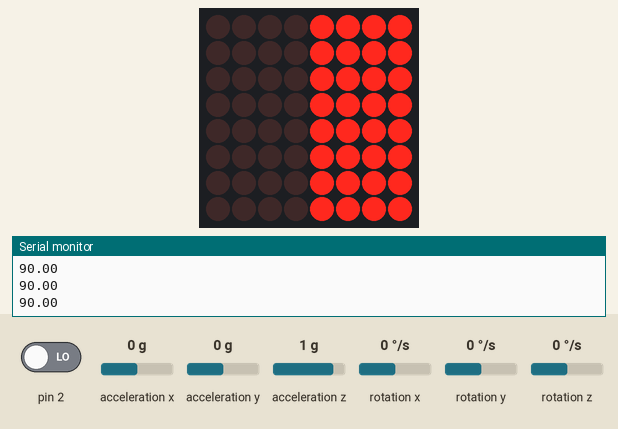
Simulated run of this sketch. Board: Arduino Uno, built with avr-gcc and run on an emulated ATmega328P. Shown: 8×8 LED matrix, the last lines printed to the serial monitor. Inputs (shaded band) come from the test bench; at power-on: acceleration y 0 g, acceleration z 1 g, pin 2 LOW, acceleration x 0 g, rotation x 0 °/s, rotation y 0 °/s, rotation z 0 °/s. The sensor or clock chip raises its interrupt line as the real part does.

Above: at 1.7 s.
1.8 s: acceleration y set to -1.4 g
At 2.6 s:
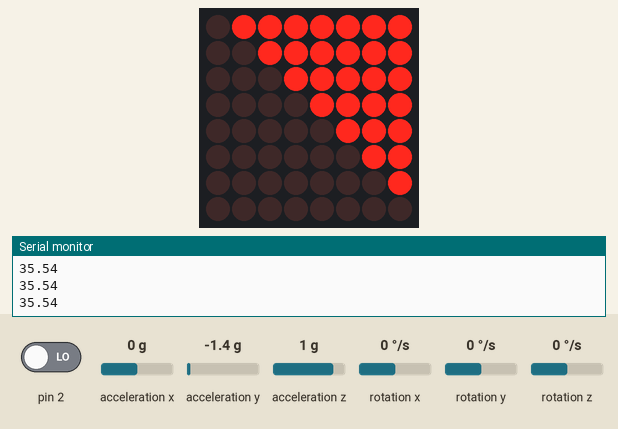
3.3 s: acceleration z set to -1.4 g
At 3.6 s:
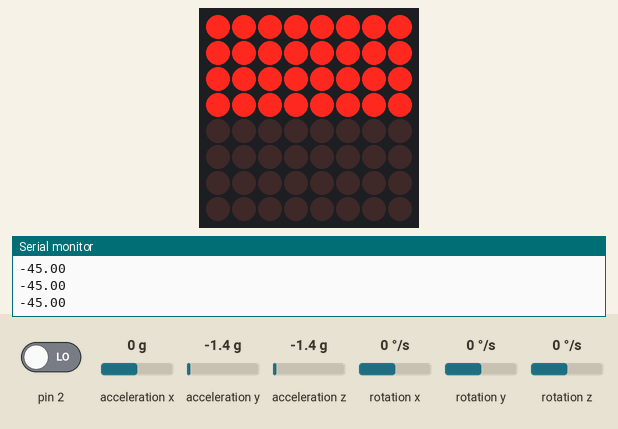
4.8 s: acceleration y set to -0.1 g
6.3 s: acceleration y set to 0.2 g
At 7.1 s:
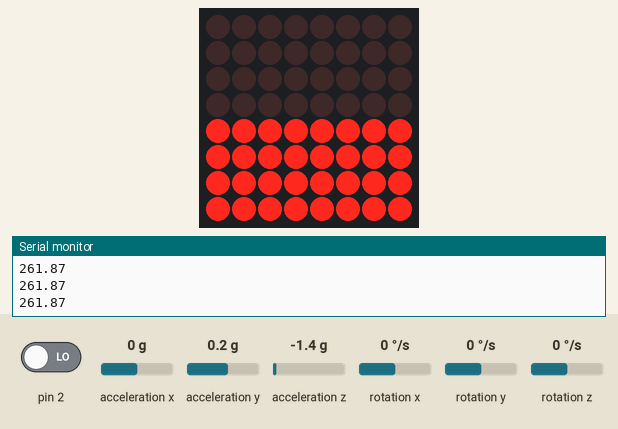
7.8 s: acceleration z set to 0.8 g
At 8.2 s:
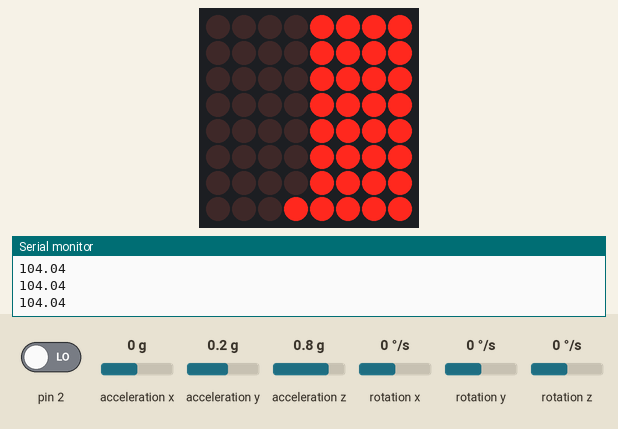
9.3 s: acceleration y set to 0.8 g
At 10.3 s:
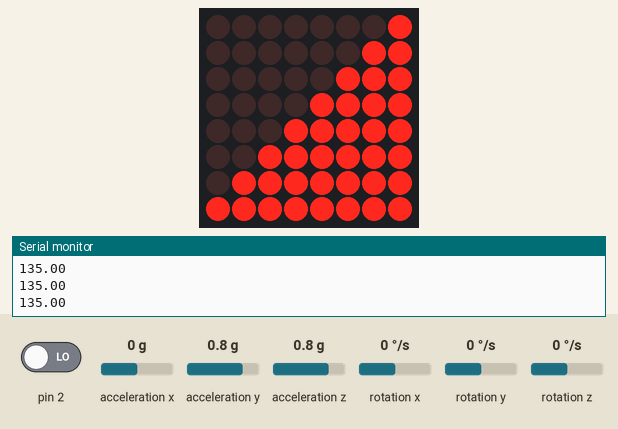
Timing chart, 0 to 11.8 s (numbered marks = the images above; inputs shaded):
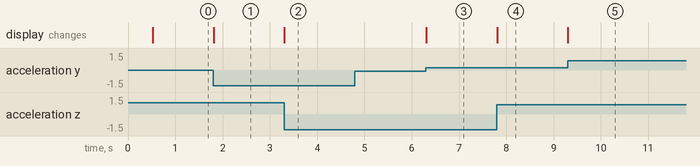

The sketch:

led_matrix_particle.ino
```cpp
/* Dot Matrix Droplets
   by Roland Pelayo

   Requires: MPU6050 library by Jeff Rowberg
             LEDMatrixDriver library by Bartosz Bielawski

   Tutorial: https://www.teachmemicro.com/led-dot-matrix-droplets

   v1.0 - June 18, 2020
        - Initial Commit
        - ToDo: add gravity/momentum for smoother movements
*/

#include "I2Cdev.h"
#include "MPU6050_6Axis_MotionApps20.h"
#include <LEDMatrixDriver.hpp>

#if I2CDEV_IMPLEMENTATION == I2CDEV_ARDUINO_WIRE
  #include "Wire.h"
#endif

//initiate mpu object
MPU6050 mpu;

const uint8_t LEDMATRIX_CS_PIN = 9;
const int LEDMATRIX_SEGMENTS = 1;
const int LEDMATRIX_WIDTH    = LEDMATRIX_SEGMENTS * 8;
// The LEDMatrixDriver class instance
LEDMatrixDriver lmd(LEDMATRIX_SEGMENTS, LEDMATRIX_CS_PIN);

// MPU control/status vars
bool dmpReady = false; // set true if DMP init was successful
uint8_t mpuIntStatus; // holds actual interrupt status byte from MPU
uint8_t devStatus; // return status after each device operation (0 = success, !0 = error)
uint16_t packetSize; // expected DMP packet size (default is 42 bytes)
uint16_t fifoCount; // count of all bytes currently in FIFO
uint8_t fifoBuffer[64]; // FIFO storage buffer

// orientation/motion vars
Quaternion q; // [w, x, y, z] quaternion container
VectorFloat gravity; // [x, y, z] gravity vector
float ypr[3]; // [yaw, pitch, roll] yaw/pitch/roll container and gravity vector
float yaw, pitch, roll;
int count = 0;
volatile bool mpuInterrupt = false; // indicates whether MPU interrupt pin has gone high

int past_angle;

void dmpDataReady()
{
  mpuInterrupt = true;
}

void setup()
{
// join I2C bus (I2Cdev library doesn't do this automatically)
#if I2CDEV_IMPLEMENTATION == I2CDEV_ARDUINO_WIRE
  Wire.begin();
  TWBR = 24; // 400kHz I2C clock (200kHz if CPU is 8MHz)
#elif I2CDEV_IMPLEMENTATION == I2CDEV_BUILTIN_FASTWIRE
  Fastwire::setup(400, true);
#endif

mpu.initialize();
Serial.begin(9600);
devStatus = mpu.dmpInitialize();


// supply your own gyro offsets here, scaled for min sensitivity
mpu.setXGyroOffset(220);
mpu.setYGyroOffset(76);
mpu.setZGyroOffset(-85);
mpu.setZAccelOffset(1788); // 1688 factory default for my test chip

// make sure it worked (returns 0 if so)
  if (devStatus == 0)
  {
    // turn on the DMP, now that it's ready
    mpu.setDMPEnabled(true);

    // enable Arduino interrupt detection
    attachInterrupt(0, dmpDataReady, RISING);
    mpuIntStatus = mpu.getIntStatus();

    // set our DMP Ready flag so the main loop() function knows it's okay to use it
    dmpReady = true;

    // get expected DMP packet size for later comparison
    packetSize = mpu.dmpGetFIFOPacketSize();

  }
  else
  {
    // ERROR!
    // 1 = initial memory load failed
    // 2 = DMP configuration updates failed
    // (if it's going to break, usually the code will be 1)
    Serial.print(F("DMP Initialization failed (code "));
    Serial.print(devStatus);
    Serial.println(F(")"));
  }

    // init the display
  lmd.setEnabled(true);
  lmd.setIntensity(2);   // 0 = low, 10 = hig
}


void loop()
{
  // if programming failed, don't try to do anything
  if (!dmpReady) return;

  // wait for MPU interrupt or extra packet(s) available
  while (!mpuInterrupt && fifoCount < packetSize);

  // reset interrupt flag and get INT_STATUS byte
  mpuInterrupt = false;
  mpuIntStatus = mpu.getIntStatus();

  // get current FIFO count
  fifoCount = mpu.getFIFOCount();

  // check for overflow (this should never happen unless our code is too inefficient)
  if ((mpuIntStatus & 0x10) || fifoCount == 1024)
  {
    // reset so we can continue cleanly
    mpu.resetFIFO();
    Serial.println(F("FIFO overflow!"));

  // otherwise, check for DMP data ready interrupt (this should happen frequently)
  }
  else if (mpuIntStatus & 0x02)
  {
    // wait for correct available data length, should be a VERY short wait
    while (fifoCount < packetSize) fifoCount = mpu.getFIFOCount();
    // read a packet from FIFO
    mpu.getFIFOBytes(fifoBuffer, packetSize);
    // track FIFO count here in case there is > 1 packet available
    // (this lets us immediately read more without waiting for an interrupt)
    fifoCount -= packetSize;

    mpu.dmpGetQuaternion(&q, fifoBuffer);
    mpu.dmpGetGravity(&gravity, &q);
    mpu.dmpGetYawPitchRoll(ypr, &q, &gravity);
    roll = (ypr[2] * 180/M_PI);


  }
  //array variables as dot containers
  int u[8][2];
  int v[8][2];
  int m[8],n[8];
  int p[8],q[8];
  //fill initial dot sprite (horizontal line)
  for(int i=0;i<8;i++){
        u[i][0] = i;
        u[i][1] = 4;
  }
  double angle = roll+90;
  Serial.println(angle);
  if(angle != past_angle){
    lmd.clear();
  }

  //algorithm for printing the dots according to the tilt angle
  if(angle <= 90 && angle >= 45){
    for(int i=0;i<8;i++){
      int a = u[i][1]+ u[i][0] - 4;
      m[i] = map(angle,90,45,u[i][1],a);
      n[i] = u[i][0];
      for(int j=0;j<8;j++){
        lmd.setPixel(m[i]+j,n[i],true);
      }
    }
  }else if(angle <= 45 && angle >= 0){
    for(int i=0;i<8;i++){
      p[i] = map(angle,45,0,u[i][0],4);
      q[i] = u[i][0];
      for(int j=1;j<8;j++){
        lmd.setPixel(q[i],p[i]-j,true);
      }
    }
  }else if(angle <= 135 && angle >= 90){
    for(int i=0;i<8;i++){
      int c = u[i][1]- u[i][0] + 3;
      p[i] = map(angle,90,135,4,c);
      q[i] = u[i][0];
      for(int j=0;j<8;j++){
        lmd.setPixel(p[i]+j,q[i],true);
      }
     }
  }else if(angle <= 180 && angle >= 135){
    for(int i=0;i<8;i++){
      p[i] = map(angle,135,180,u[i][0],4);
      q[i] = u[7-i][0];
      for(int j=0;j<8;j++){
        lmd.setPixel(q[i],p[i]+j,true);
      }
    }
  }else if(angle > 180){
    for(int i=0;i<8;i++){
      p[i] = 4;
      q[i] = u[7-i][0];
      for(int j=0;j<8;j++){
        lmd.setPixel(q[i],p[i]+j,true);
      }
    }
  }else if(angle < 0){
    for(int i=0;i<8;i++){
      p[i] = 4;
      q[i] = u[i][0];
      for(int j=1;j<8;j++){
        lmd.setPixel(q[i],p[i]-j,true);
      }
    }
  }
  lmd.display();
  past_angle = angle;
}
```

Measured:
- the behaviour switches between 0 and 0.1 g on acceleration y (found by bisection; images 2 and 3)
- after the input at 1.8 s, the display: changes at once (image 1)
- after the input at 3.3 s, the display: changes at once (image 2)
- after the input at 6.3 s, the display: changes at once (image 3)
- after the input at 7.8 s, the display: changes at once (image 4)
- after the input at 9.3 s, the display: changes at once (image 5)
